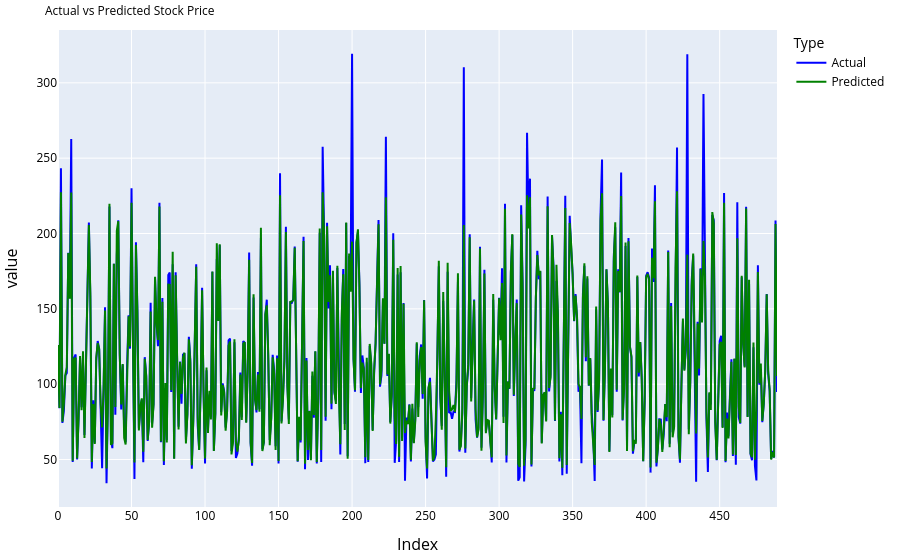

Notebook code cell kept with this figure:
### Code cell
# Create a dataframe with actual vs predicted
pred_comparison = pd.DataFrame({
    'Index': range(len(Y_test)),
    'Actual': Y_test.values,
    'Predicted': y_pred
})

fig_pred = px.line(
    pred_comparison,
    x='Index',
    y=['Actual', 'Predicted'],
    labels={'x': 'Sample Index', 'y': 'Price', 'variable': 'Type'},
    title='Actual vs Predicted Stock Price',
    color_discrete_sequence=['blue', 'green']
)

fig_pred.update_layout(
    font=dict(color='black'),
    title=dict(font=title_font),
    xaxis=dict(title_font=axis_font),
    yaxis=dict(title_font=axis_font),
    margin=dict(l=10, r=10, t=30, b=10)
)

fig_pred.show()

insight_text = """
<b>Model Prediction Analysis:</b><br>
• Blue line: Actual test values<br>
• Orange line: Model predicted values<br>
• Closer alignment indicates better model performance<br>
• Divergences show where the model struggles with price prediction
"""

save_plot_as_html(fig_pred, 'Actual_vs_Predicted', insight_text)

### Figure 1 — Plotly figure (JSON) as saved in the notebook; plotly's stock layout.template omitted (floating-point values rounded to 4 significant figures; data arrays with more than 128 entries replaced by an {"elided": "..."} marker saying what was removed)
{"data": [{"hovertemplate": "Type=Actual<br>Index=%{x}<br>value=%{y}<extra></extra>", "legendgroup": "Actual", "line": {"color": "blue", "dash": "solid"}, "marker": {"symbol": "circle"}, "mode": "lines", "name": "Actual", "orientation": "v", "showlegend": true, "type": "scatter", "x": {"elided": "490 int values"}, "xaxis": "x", "y": {"elided": "490 float values"}, "yaxis": "y"}, {"hovertemplate": "Type=Predicted<br>Index=%{x}<br>value=%{y}<extra></extra>", "legendgroup": "Predicted", "line": {"color": "green", "dash": "solid"}, "marker": {"symbol": "circle"}, "mode": "lines", "name": "Predicted", "orientation": "v", "showlegend": true, "type": "scatter", "x": {"elided": "490 int values"}, "xaxis": "x", "y": {"elided": "490 float values"}, "yaxis": "y"}], "layout": {"font": {"color": "black"}, "legend": {"title": {"text": "Type"}, "tracegroupgap": 0}, "margin": {"b": 10, "l": 10, "r": 10, "t": 30}, "title": {"font": {"size": 12}, "text": "Actual vs Predicted Stock Price"}, "xaxis": {"anchor": "y", "domain": [0, 1], "title": {"font": {"size": 16}, "text": "Index"}}, "yaxis": {"anchor": "x", "domain": [0, 1], "title": {"font": {"size": 16}, "text": "value"}}}}
